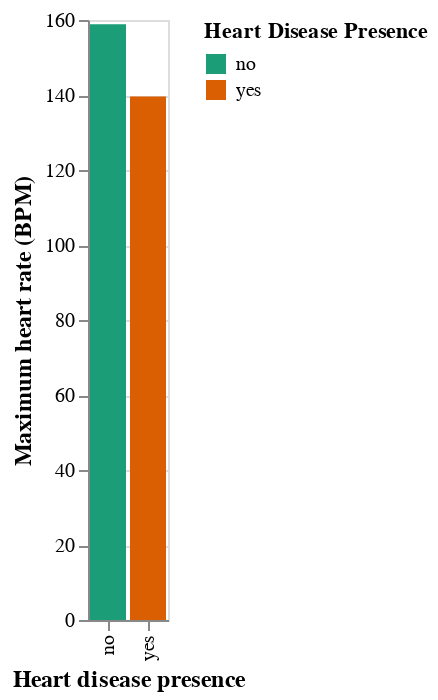

Source (notebook cell):
### Code cell
hd_general_mean2_ = hd_general_mean2.reset_index()
hd_general_mean2_["heart_disease_presence"] = pd.Categorical(hd_general_mean2_.heart_disease_presence)
hdp_vs_max_htrt_general = (
    alt.Chart(hd_general_mean2_)
    .mark_bar()
    .encode(
        x=alt.X("heart_disease_presence", title="Heart disease presence"),
        y=alt.Y("max_heart_rate mean", title="Maximum heart rate (BPM)"),
        color=alt.Color("heart_disease_presence", title="Heart Disease Presence", scale=alt.Scale(scheme='dark2'))
    )
).configure_axis(titleFontSize=12)
hdp_vs_max_htrt_general

### Figure 1 — Vega-Lite specification as saved in the notebook (floating-point values rounded to 4 significant figures)
{"config": {"view": {"continuousWidth": 400, "continuousHeight": 300}, "axis": {"titleFontSize": 12}}, "data": {"name": "data-da41559b3fddfbcd7944c3cccd413fb2"}, "mark": "bar", "encoding": {"color": {"field": "heart_disease_presence", "scale": {"scheme": "dark2"}, "title": "Heart Disease Presence", "type": "nominal"}, "x": {"field": "heart_disease_presence", "title": "Heart disease presence", "type": "nominal"}, "y": {"field": "max_heart_rate mean", "title": "Maximum heart rate (BPM)", "type": "quantitative"}}, "$schema": "https://vega.github.io/schema/vega-lite/v4.17.0.json", "datasets": {"data-da41559b3fddfbcd7944c3cccd413fb2": [{"heart_disease_presence": "no", "trestbps(systolic) mean": 129.5, "chol mean": 244.1, "max_heart_rate mean": 158.9}, {"heart_disease_presence": "yes", "trestbps(systolic) mean": 133.1, "chol mean": 249.7, "max_heart_rate mean": 139.6}]}}
